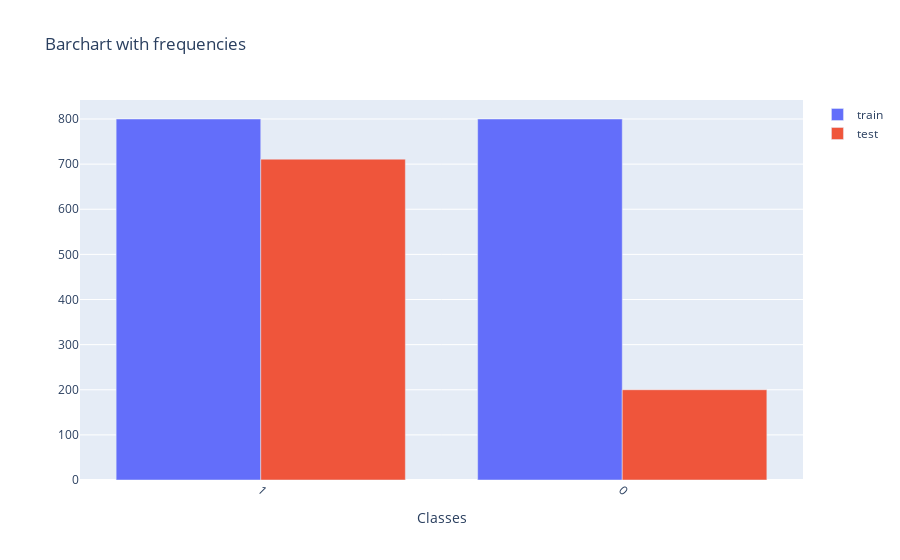

The code cell stored with this chart in its notebook:
### Markdown cell above
## Undersampling
The dataset is highly imbalanced and the smallest class has a few data compared to the majority class.  
Since there is a satisfying amount of training data, undersampling of the major 'I' class can be performed.

### Code cell
# find class with minimum length
min_length = np.inf
for v in trainpd['class'].unique():
    lngth = len(trainpd[trainpd['class'] == v])
    if lngth < min_length:
        min_length = lngth

delindex = trainpd[trainpd['class'] == 0].index[0:(len(trainpd[trainpd['class'] == 0]) - min_length)]
trainpd.drop(delindex, inplace=True)

freqstrain = trainpd['class'].value_counts().tolist()
freqstest = testpd['class'].value_counts().tolist()
# data_classes = testpd['class'].value_counts().index.tolist()

plot_traintest(['1','0'], freqstrain, freqstest)

### Figure 1 — Plotly figure (JSON) as saved in the notebook; plotly's stock layout.template omitted (floating-point values rounded to 4 significant figures)
{"data": [{"name": "train", "type": "bar", "x": ["1", "0"], "y": [800, 800]}, {"name": "test", "type": "bar", "x": ["1", "0"], "y": [711, 200]}], "layout": {"title": {"text": "Barchart with frequencies"}, "xaxis": {"tickangle": 45, "title": {"text": "Classes"}, "type": "category"}}}
